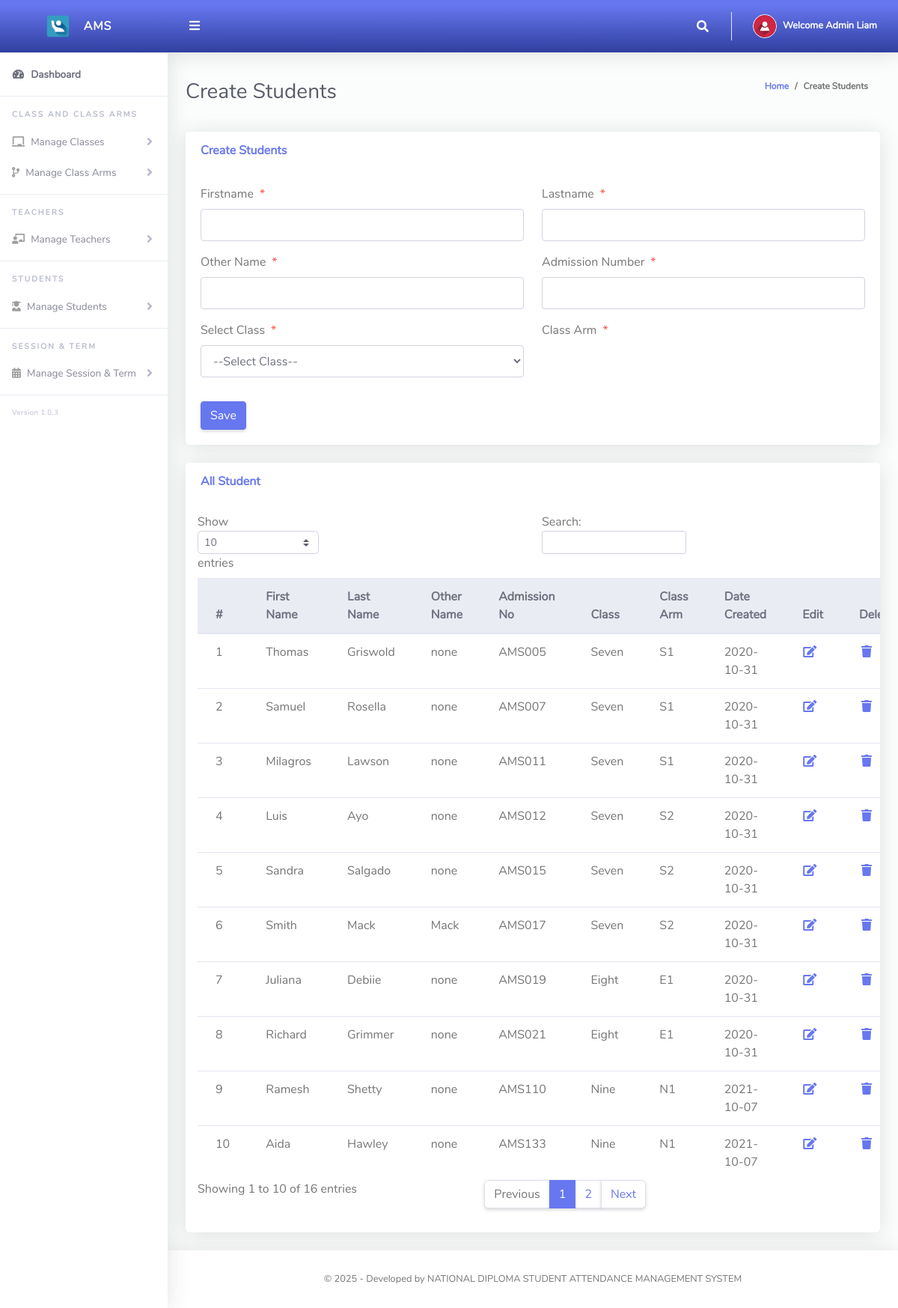
Page /Admin/createStudents.php (signed in) on the committed database.
### tables this page shows
CREATE TABLE `tblstudents` (
  `Id` int(10) NOT NULL,
  `firstName` varchar(255) NOT NULL,
  `lastName` varchar(255) NOT NULL,
  `otherName` varchar(255) NOT NULL,
  `admissionNumber` varchar(255) NOT NULL,
  `password` varchar(50) NOT NULL,
  `classId` varchar(10) NOT NULL,
  `classArmId` varchar(10) NOT NULL,
  `dateCreated` varchar(50) NOT NULL
);

CREATE TABLE `tblclass` (
  `Id` int(10) NOT NULL,
  `className` varchar(255) NOT NULL
);

CREATE TABLE `tblclassarms` (
  `Id` int(10) NOT NULL,
  `classId` varchar(10) NOT NULL,
  `classArmName` varchar(255) NOT NULL,
  `isAssigned` varchar(10) NOT NULL
);

### Admin/createStudents.php (the view, shortened to what this page needs)
<?php
include '../Includes/dbcon.php';
?>
<!DOCTYPE html>
<html lang="en">
<head>
  <link href="../vendor/fontawesome-free/css/all.min.css" rel="stylesheet" type="text/css">
  <link href="../vendor/bootstrap/css/bootstrap.min.css" rel="stylesheet" type="text/css">
  <link href="css/ruang-admin.min.css" rel="stylesheet">
</head>
<body id="page-top">
  <div id="wrapper">
      <?php include "Includes/sidebar.php";?>
    <div id="content-wrapper" class="d-flex flex-column">
      <div id="content">
       <?php include "Includes/topbar.php";?>
        <div class="container-fluid" id="container-wrapper">
          <div class="d-sm-flex align-items-center justify-content-between mb-4">
            <h1 class="h3 mb-0 text-gray-800">Create Students</h1>
            <ol class="breadcrumb">
              <li class="breadcrumb-item"><a href="./">Home</a></li>
              <li class="breadcrumb-item active" aria-current="page">Create Students</li>
            </ol>
          </div>
          <div class="row">
            <div class="col-lg-12">
              <div class="card mb-4">
                <div class="card-header py-3 d-flex flex-row align-items-center justify-content-between">
                  <h6 class="m-0 font-weight-bold text-primary">Create Students</h6>
                </div>
                <div class="card-body">
                  <form method="post">
                   <div class="form-group row mb-3">
                        <div class="col-xl-6">
                        <label class="form-control-label">Firstname<span class="text-danger ml-2">*</span></label>
                        <input type="text" class="form-control" name="firstName" value="<?php echo $row['firstName'];?>" id="exampleInputFirstName" >
                        </div>
                        <div class="col-xl-6">
                        <label class="form-control-label">Lastname<span class="text-danger ml-2">*</span></label>
                      <input type="text" class="form-control" name="lastName" value="<?php echo $row['lastName'];?>" id="exampleInputFirstName" >
                        </div>
                    </div>
                     <div class="form-group row mb-3">
                        <div class="col-xl-6">
                        <label class="form-control-label">Other Name<span class="text-danger ml-2">*</span></label>
                        <input type="text" class="form-control" name="otherName" value="<?php echo $row['otherName'];?>" id="exampleInputFirstName" >
                        </div>
                        <div class="col-xl-6">
                        <label class="form-control-label">Admission Number<span class="text-danger ml-2">*</span></label>
                      <input type="text" class="form-control" required name="admissionNumber" value="<?php echo $row['admissionNumber'];?>" id="exampleInputFirstName" >
                        </div>
                    </div>
                    <div class="form-group row mb-3">
                        <div class="col-xl-6">
                        <label class="form-control-label">Select Class<span class="text-danger ml-2">*</span></label>
                         <?php
                        $qry= "SELECT * FROM tblclass ORDER BY className ASC";
                        $result = $conn->query($qry);
                        $num = $result->num_rows;
                        if ($num > 0){
                          echo ' <select required name="classId" onchange="classArmDropdown(this.value)" class="form-control mb-3">';
                          echo'<option value="">--Select Class--</option>';
                                  echo '</select>';
                              }
                            ?>
                        </div>
                        <div class="col-xl-6">
                        <label class="form-control-label">Class Arm<span class="text-danger ml-2">*</span></label>
                        </div>
                    </div>
                      <?php
                    if (isset($Id))
                    {
                    ?>
                    <button type="submit" name="update" class="btn btn-warning">Update</button>
                    &nbsp;&nbsp;&nbsp;&nbsp;&nbsp;&nbsp;&nbsp;&nbsp;&nbsp;&nbsp;
                    <?php
                    } else {
                    ?>
                    <button type="submit" name="save" class="btn btn-primary">Save</button>
                    <?php
                    }
                    ?>
                  </form>
                </div>
              </div>
                 <div class="row">
              <div class="col-lg-12">
              <div class="card mb-4">
                <div class="card-header py-3 d-flex flex-row align-items-center justify-content-between">
                  <h6 class="m-0 font-weight-bold text-primary">All Student</h6>
                </div>
                <div class="table-responsive p-3">
                  <table class="table align-items-center table-flush table-hover" id="dataTableHover">
                    <thead class="thead-light">
                      <tr>
                        <th>#</th>
                        <th>First Name</th>
                        <th>Last Name</th>
                        <th>Other Name</th>
                        <th>Admission No</th>
                        <th>Class</th>
                        <th>Class Arm</th>
                        <th>Date Created</th>
                         <th>Edit</th>
                        <th>Delete</th>
                      </tr>
                    </thead>
                    <tbody>
                  <?php
                      $query = "SELECT tblstudents.Id,tblclass.className,tblclassarms.classArmName,tblclassarms.Id AS classArmId,tblstudents.firstName,
                      tblstudents.lastName,tblstudents.otherName,tblstudents.admissionNumber,tblstudents.dateCreated
                      FROM tblstudents
                      INNER JOIN tblclass ON tblclass.Id = tblstudents.classId
                      INNER JOIN tblclassarms ON tblclassarms.Id = tblstudents.classArmId";
                      $rs = $conn->query($query);
                      $num = $rs->num_rows;
                      $sn=0;
                      if($num > 0)
                      {
                        while ($rows = $rs->fetch_assoc())
                          {
                             $sn = $sn + 1;
                            echo"
                              <tr>
                                <td>".$sn."</td>
                                <td>".$rows['firstName']."</td>
                                <td>".$rows['lastName']."</td>
                                <td>".$rows['otherName']."</td>
                                <td>".$rows['admissionNumber']."</td>
                                <td>".$rows['className']."</td>
                                <td>".$rows['classArmName']."</td>
                                 <td>".$rows['dateCreated']."</td>
                                <td><a href='?action=edit&Id=".$rows['Id']."'><i class='fas fa-fw fa-edit'></i></a></td>
                                <td><a href='?action=delete&Id=".$rows['Id']."'><i class='fas fa-fw fa-trash'></i></a></td>
                              </tr>";
                          }
                      }
                      else
                      {
                           echo
                           "<div class='alert alert-danger' role='alert'>
                            No Record Found!
                            </div>";
                      }
                      ?>
                    </tbody>
                  </table>
                </div>
              </div>
            </div>
            </div>
          </div>
        </div>
      </div>
       <?php include "Includes/footer.php";?>
    </div>
  </div>
</body>
</html>

### Admin/Includes/topbar.php (shortened to what this page needs)
<?php
  $query = "SELECT * FROM tbladmin WHERE Id = ".$_SESSION['userId']."";
  $rs = $conn->query($query);
  $rows = $rs->fetch_assoc();
  $fullName = $rows['firstName']." ".$rows['lastName'];
?>
<nav class="navbar navbar-expand navbar-light bg-gradient-primary topbar mb-4 static-top">
          <button id="sidebarToggleTop" class="btn btn-link rounded-circle mr-3">
            <i class="fa fa-bars"></i>
          </button>
          <ul class="navbar-nav ml-auto">
            <li class="nav-item dropdown no-arrow">
              <a class="nav-link dropdown-toggle" href="#" id="searchDropdown" role="button" data-toggle="dropdown"
                aria-haspopup="true" aria-expanded="false">
                <i class="fas fa-search fa-fw"></i>
              </a>
            </li>
            <li class="nav-item dropdown no-arrow">
              <a class="nav-link dropdown-toggle" href="#" id="userDropdown" role="button" data-toggle="dropdown"
                aria-haspopup="true" aria-expanded="false">
                <img class="img-profile rounded-circle" src="img/user-icn.png" style="max-width: 60px">
                <span class="ml-2 d-none d-lg-inline text-white small"><b>Welcome <?php echo $fullName;?></b></span>
              </a>
            </li>
          </ul>
        </nav>

### rows in the picture
tblstudents: firstName "Thomas", lastName "Griswold", otherName "none", admissionNumber "AMS005", classId.className "Seven", classArmId.classArmName "S1", dateCreated "2020-10-31"
tblstudents: firstName "Samuel", lastName "Rosella", otherName "none", admissionNumber "AMS007", classId.className "Seven", classArmId.classArmName "S1", dateCreated "2020-10-31"
tblstudents: firstName "Milagros", lastName "Lawson", otherName "none", admissionNumber "AMS011", classId.className "Seven", classArmId.classArmName "S1", dateCreated "2020-10-31"
tblstudents: firstName "Luis", lastName "Ayo", otherName "none", admissionNumber "AMS012", classId.className "Seven", classArmId.classArmName "S2", dateCreated "2020-10-31"
tblstudents: firstName "Sandra", lastName "Salgado", otherName "none", admissionNumber "AMS015", classId.className "Seven", classArmId.classArmName "S2", dateCreated "2020-10-31"
tblstudents: firstName "Smith", lastName "Mack", otherName "Mack", admissionNumber "AMS017", classId.className "Seven", classArmId.classArmName "S2", dateCreated "2020-10-31"
tblstudents: firstName "Juliana", lastName "Debiie", otherName "none", admissionNumber "AMS019", classId.className "Eight", classArmId.classArmName "E1", dateCreated "2020-10-31"
tblstudents: firstName "Richard", lastName "Grimmer", otherName "none", admissionNumber "AMS021", classId.className "Eight", classArmId.classArmName "E1", dateCreated "2020-10-31"
tblstudents: firstName "Ramesh", lastName "Shetty", otherName "none", admissionNumber "AMS110", classId.className "Nine", classArmId.classArmName "N1", dateCreated "2021-10-07"
tblstudents: firstName "Aida", lastName "Hawley", otherName "none", admissionNumber "AMS133", classId.className "Nine", classArmId.classArmName "N1", dateCreated "2021-10-07"

### other values in the picture
$fullName "Admin Liam"
